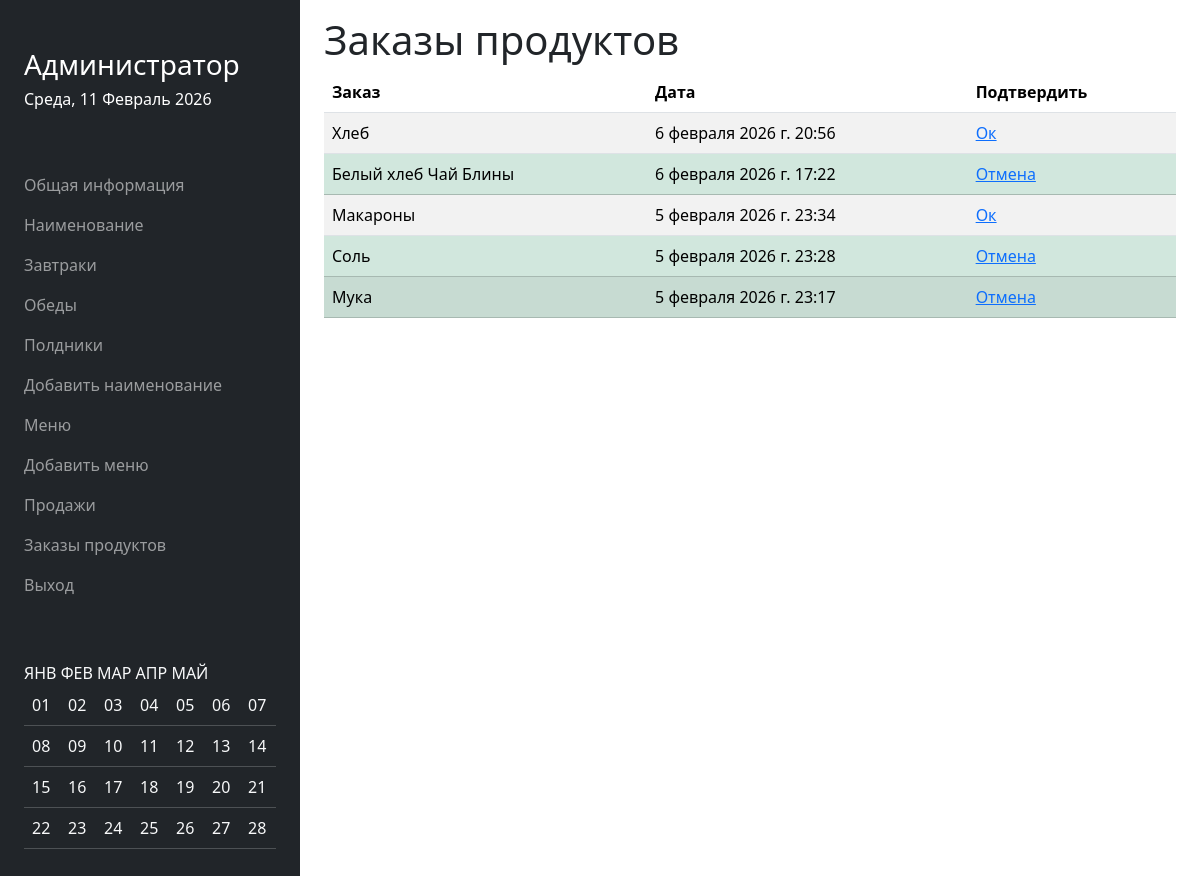
The app's page /moderator/chef_order/ (signed in) with its own data.
### menu/models.py (models this page shows, shortened)
class ChefOrder(models.Model):
    text = models.CharField(max_length=255)
    datetime = models.DateTimeField(auto_now=True)
    confirmation = models.BooleanField(default=False)

### moderator/views.py (the view)
# urls.py: path('chef_order/', views.chef_order),
@login_required(login_url='/login/')
def chef_order(request):
    data["title"] = links['chef_order'].get('name')
    orders = ChefOrder.objects.all().order_by('-datetime')
    data['orders'] = orders
    return render(request, 'chef_order_list.html', data)

### moderator/templates/chef_order_list.html
{% extends 'moderator.html' %}
{% block content %}
<table class="table table-hover table-striped">
        <thead>
          <tr>
            <th>Заказ</th>
            <th>Дата</th>
            <th>
                Подтвердить
            </th>
          </tr>
        </thead>
    {% for o in orders %}
        {% if o.confirmation %}
                <tr class="table-success">
            {% else %}
                    <tr>
            {% endif %}
            <td>{{ o.text }}</td>
            <td>{{ o.datetime }}</td>
            <td>
                {% if o.confirmation %}
                <a href="/moderator/chef_order_cancel/{{o.id}}/">Oтмена</a>
            {% else %}
                <a href="/moderator/chef_order_confirm/{{o.id}}/">Ок</a>
            {% endif %}
            </td>
        </tr>
    {% endfor %}
    </table>
{% endblock %}

### records on screen
ChefOrder: text "Хлеб", datetime "6 февраля 2026 г. 20:56"
ChefOrder: text "Белый хлеб Чай Блины", datetime "6 февраля 2026 г. 17:22"
ChefOrder: text "Макароны", datetime "5 февраля 2026 г. 23:34"
ChefOrder: text "Соль", datetime "5 февраля 2026 г. 23:28"
ChefOrder: text "Мука", datetime "5 февраля 2026 г. 23:17"

### other values on screen
{{ welcome }} "Администратор"
{{ current_date|date:"l, j F Y" }} "Среда, 11 Февраль 2026"
{{ value.name }} "Общая информация" "Наименование" "Завтраки" "Обеды" "Полдники" "Добавить наименование" "Меню" "Добавить меню" "Продажи" "Заказы продуктов" "Выход"
{{ calendar | safe }} "ЯНВ ФЕВ МАР АПР МАЙ 01 02 03 04 05 06 07 08 09 10 11 12 13 14 15 16 17 18 19 20 21 22 23 24 25 26 27 28"
{{ title }} "Заказы продуктов"
